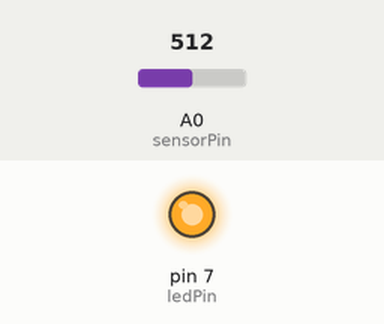
This sketch was run on a simulated Arduino Uno, built with avr-gcc and run on an emulated ATmega328P. Parts: output pins drawn as LEDs (lit = HIGH). The test bench sets the inputs (shaded band); at power-on: A0 (sensorPin) = 512.

Above: at 6.8 s.
6.9 s: A0 (sensorPin) set to 490
At 7.9 s:
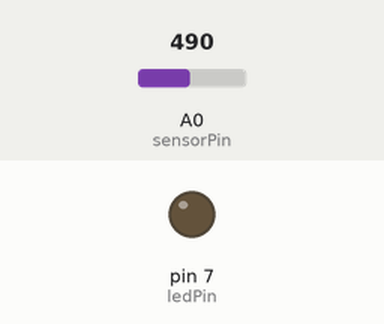
13.7 s: A0 (sensorPin) set to 515
At 14.5 s:
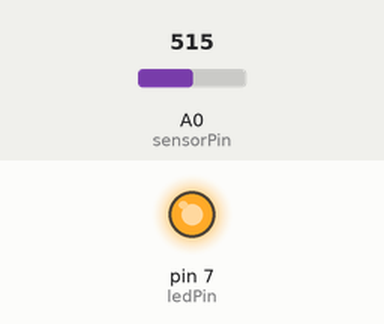
22.2 s: A0 (sensorPin) set to 306
At 22.8 s:
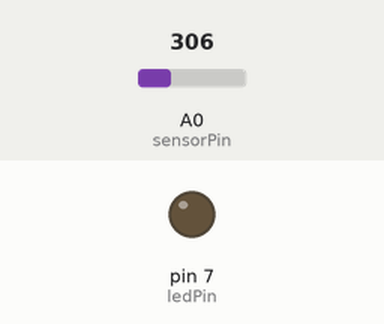
29.0 s: A0 (sensorPin) set to 510
At 29.8 s:
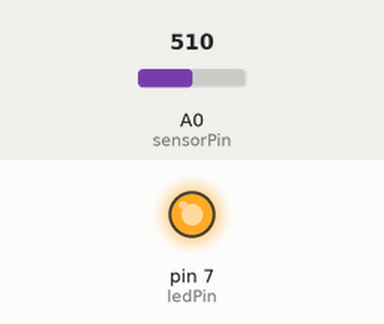
Timing chart, 0 to 37.6 s (numbered marks = the images above; inputs shaded):
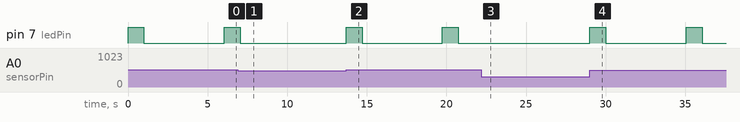

Measured:
- the behaviour switches between 499 and 500 on A0 (sensorPin) (found by bisection; images 1 and 2)
- after the input at 6.9 s, pin 7 (ledPin): goes on until 7.1 s, then stays LOW
- after the input at 13.7 s, pin 7 (ledPin): alternates HIGH for 1.0 s and LOW for 5.1 s, starting at once
- after the input at 22.2 s, pin 7 (ledPin): stays LOW (without the input it goes to HIGH after 3.6 s)
- after the input at 29.0 s, pin 7 (ledPin): alternates HIGH for 1.0 s and LOW for 5.1 s, starting at once

The sketch:

domination_fog_machine_delay.ino
```cpp
int sensorPin = A0;
int ledPin = 7;
int sensorValue = 0;

void setup() {
  pinMode(ledPin, OUTPUT);
}

void loop() {
  sensorValue = analogRead(sensorPin);

  if (sensorValue >= 500){
    digitalWrite(ledPin, HIGH);
  delay(1000); //duration to run fog machine
  digitalWrite(ledPin, LOW);
  delay(5000); //delay before button is available to prevent spamming
  }
  else{
    digitalWrite(ledPin, LOW);
  }

  delay(50);
}
```
